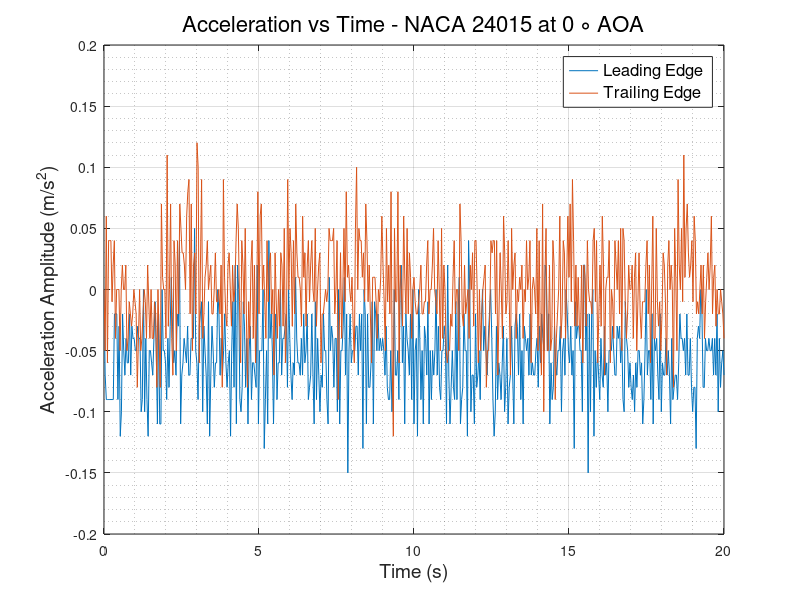
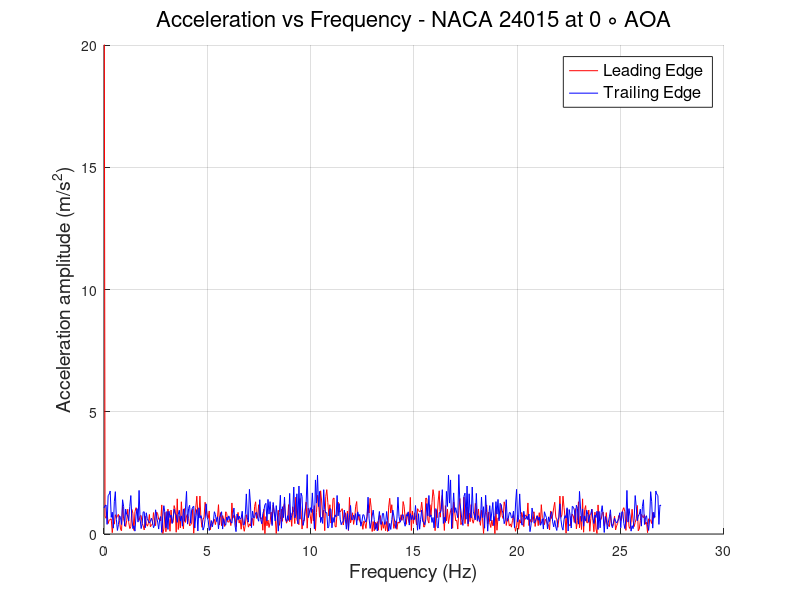

MATLAB code for these plots, in order:
clc
clear
close all
%% READING ACCELEROMETER DATA and defining Variables
                        % LEADING EDGE %
data   = xlsread('LE_500rpm.csv');
LE_time   = data(:,1);
LE_X_acc  = data(:,2);
LE_Y_acc  = data(:,3);
LE_Z_acc  = data(:,4);
% LE_R_acc  = sqrt(LE_X_acc.^2 + LE_Y_acc.^2 + LE_Z_acc.^2);
% plot(LE_time,LE_R_acc)
N      = numel(LE_time);
Ts     = abs(diff(LE_time(1:2)));
fs     = 1/Ts;
f_axis = [0:N-1]*fs/N;
A_freq_LE = fft(LE_Z_acc);
figure(1) 
plot(LE_time,LE_Z_acc)
hold on
figure(2)
hold on
plot(f_axis,abs(A_freq_LE),'-r','LineWidth',0.5)
grid on 
grid minor
                        % TRAILING EDGE %
data   = xlsread('TE_500rpm.csv');
TE_time   = data(:,1);
TE_X_acc  = data(:,2);
TE_Y_acc  = data(:,3);
TE_Z_acc  = data(:,4);
TE_R_acc  = sqrt(TE_X_acc.^2 + TE_Y_acc.^2 + TE_Z_acc.^2);
% plot(TE_time,TE_R_acc)
N      = numel(TE_time);
Ts     = abs(diff(TE_time(1:2)));
fs     = 1/Ts;
f_axis = [0:N-1]*fs/N;
A_freq_TE = fft(TE_Z_acc);
figure(1)
plot(TE_time, TE_Z_acc)
grid on
grid minor
xlabel('Time (s)','FontSize',14,'FontWeight','normal')
ylabel('Acceleration Amplitude (m/s^2)','FontSize',14,'FontWeight','normal')
legend ('Leading Edge','Trailing Edge','FontSize',12,'FontWeight','normal')
title('Acceleration vs Time - NACA 24015 at 0 \circ AOA','FontSize',16,'FontWeight','normal')
% ylim([0.5 2])
figure(2)
plot(f_axis,abs(A_freq_TE),'-b','LineWidth',0.5)
grid on 
grid minor
ylabel('Acceleration amplitude (m/s^2)','FontSize',14,'FontWeight','normal')
xlabel('Frequency (Hz)','FontSize',14,'FontWeight','normal')
ylim([0 20])
legend ('Leading Edge','Trailing Edge','FontSize',12,'FontWeight','normal')
title('Acceleration vs Frequency - NACA 24015 at 0 \circ AOA','FontSize',16,'FontWeight','normal')
